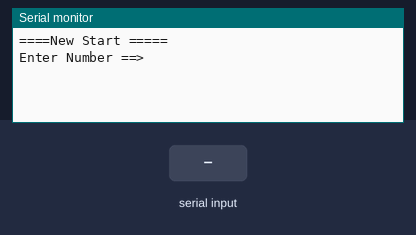
Bench run of a sketch on a simulated Arduino Uno, built with avr-gcc and run on an emulated ATmega328P. Parts: the last lines printed to the serial monitor. The test bench sets the inputs (shaded band).

Above: at 1.2 s.
1.3 s: "90,45\n" received over Serial
At 2.2 s:
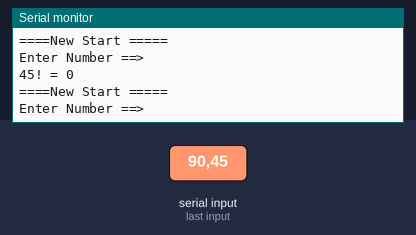
2.8 s: "30,150\n" received over Serial
At 5.0 s:
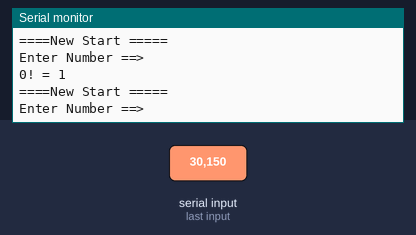
Timing chart, 0 to 6.5 s (numbered marks = the images above; inputs shaded):
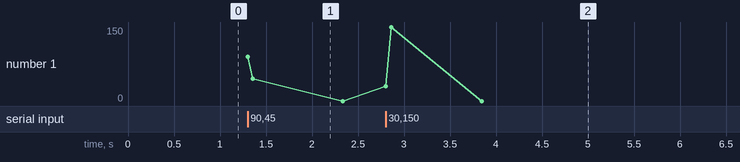

The sketch:

5-12.ino
```cpp
void setup() {
  // 시리얼 통신 속도 설정 : 속도 9600 bps, 8데이터 비트, 패리티 없음, 한 개의 스톱비트
 Serial.begin(9600) ;

}
void loop() {
      int Num = 0, i = 0;
      long fact = 1;

      Serial.println("====New Start =====");
      Serial.println("Enter Number ==>");

          // PC에서 데이터가 전송되어 올때까지 기다린다.
          while(1) {
             if(Serial.available() > 0 ) break;
          }
          Num =  Serial.parseInt();

          for( i = 1 ; i <= Num ; i++) {
                   fact = fact * i ;
          }
           Serial.print(i-1);
           Serial.print("! = ");
           Serial.println(fact);

}
```

Measured:
- after the input at 1.3 s, the serial monitor: prints a new line at once (image 1)
- after the input at 2.8 s, the serial monitor: prints a new line at once (image 2)
